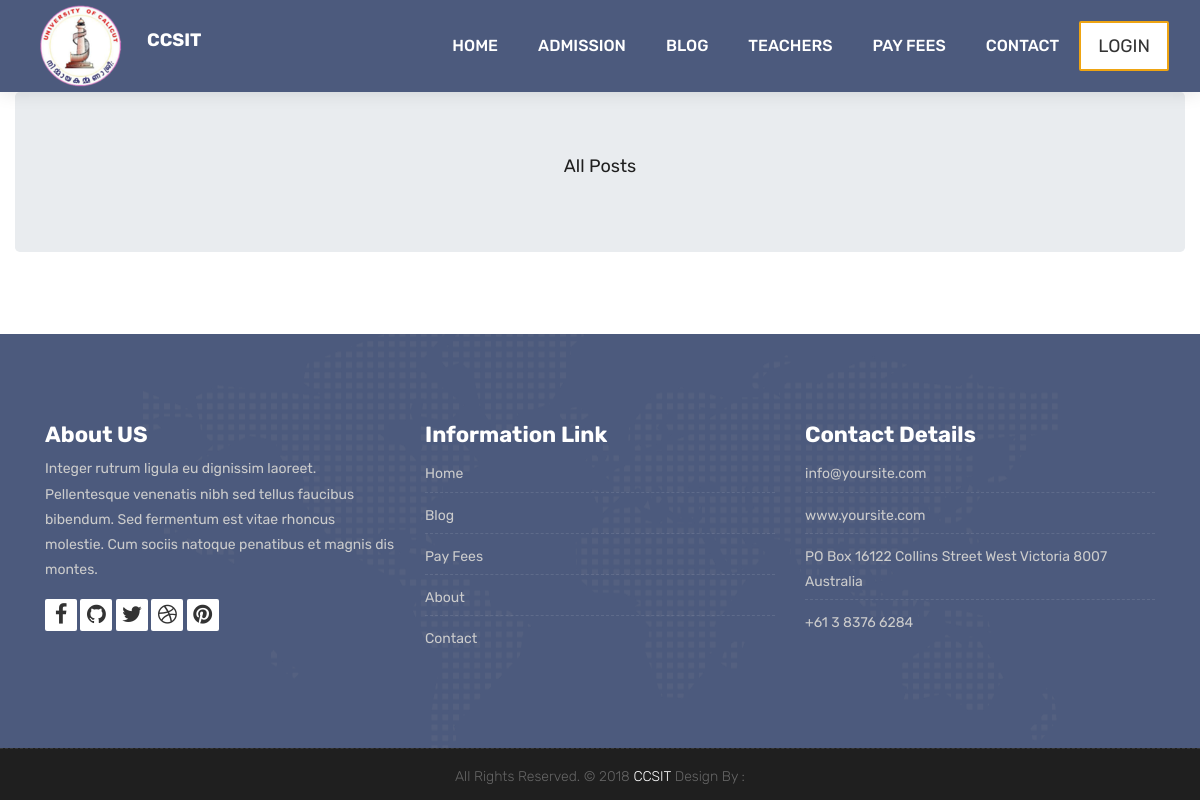
Before: /blog/viewpost/ with the older database file.
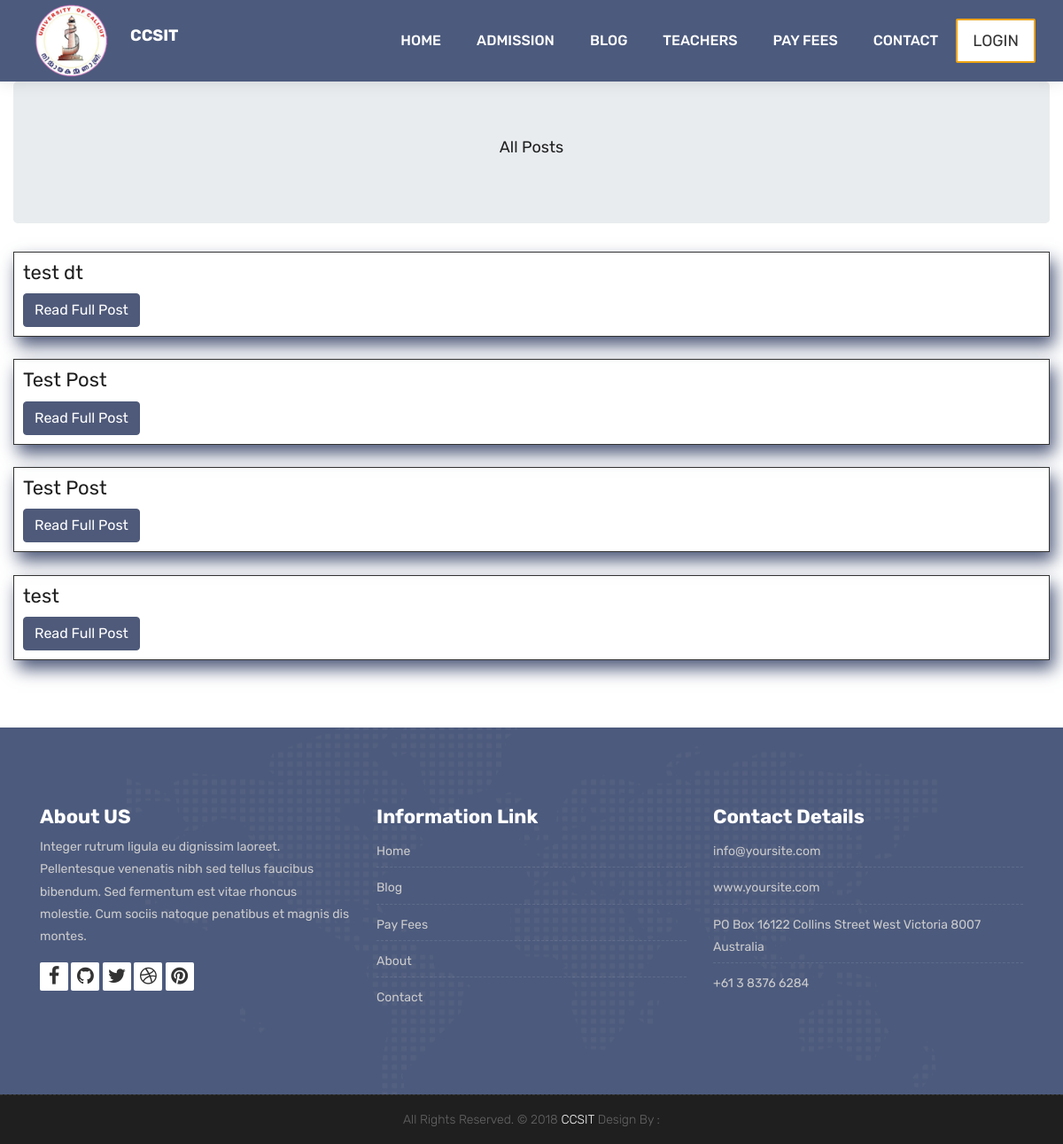
After: the same page with the newer database file.
### blog/models.py (models this page shows, shortened)
class BlogPost(models.Model):
    title = models.CharField(
        _("Blog Title"), max_length=250,
        null=False, blank=False
    )
    body = RichTextUploadingField()
    author = models.CharField(max_length=100, blank=True, null=True)
    publish_on = models.DateTimeField(blank=True, null=True)

### blog/views.py (the view)
# urls.py: path('viewpost/',ShowPostListView.as_view(), name="showposts"),
class ShowPostListView(ListView):
    model = BlogPost
    template_name="viewposts.html"
    context_object_name = "posts"
    paginate_by = 10
    def get_queryset(self) -> QuerySet[Any]:
        return BlogPost.objects.all().order_by('-publish_on')

### blog/templates/viewposts.html (shortened to what this page needs)
{% extends "base.html" %}
{% load static %}
{% block content %}
    <div class="container-fluid">
        <div class="container-fluid jumbotron text-center">
            <h3>All Posts</h3>
        </div>
        <ul style="list-style-type: none !important; margin:0 !important; padding:0 !important;">
            {% for post in posts %}
                <li>
                    <div class="container-fluid" style="border: 1px solid; padding: 10px; box-shadow: 5px 10px 18px rgb(79,90,122); !important">
                        <h2>{{ post.title }}</h2>
                        <button type="button" class="btn btn-primary" data-bs-toggle="modal" data-bs-target="#fullPostModal{{ post.id }}" style="background-color:rgb(79,90,122)!important; border-color:rgb(79,90,122) !important;">
                            Read Full Post
                        </button>
                    </div>
                    <br>
                </li>
            {% endfor %}
        </ul>
    <br>
    <br>
    </div>
{% endblock content %}

Changed rows visible on the page:
added BlogPost: title "test dt"
added BlogPost: title "Test Post"
added BlogPost: title "Test Post"
added BlogPost: title "test"
